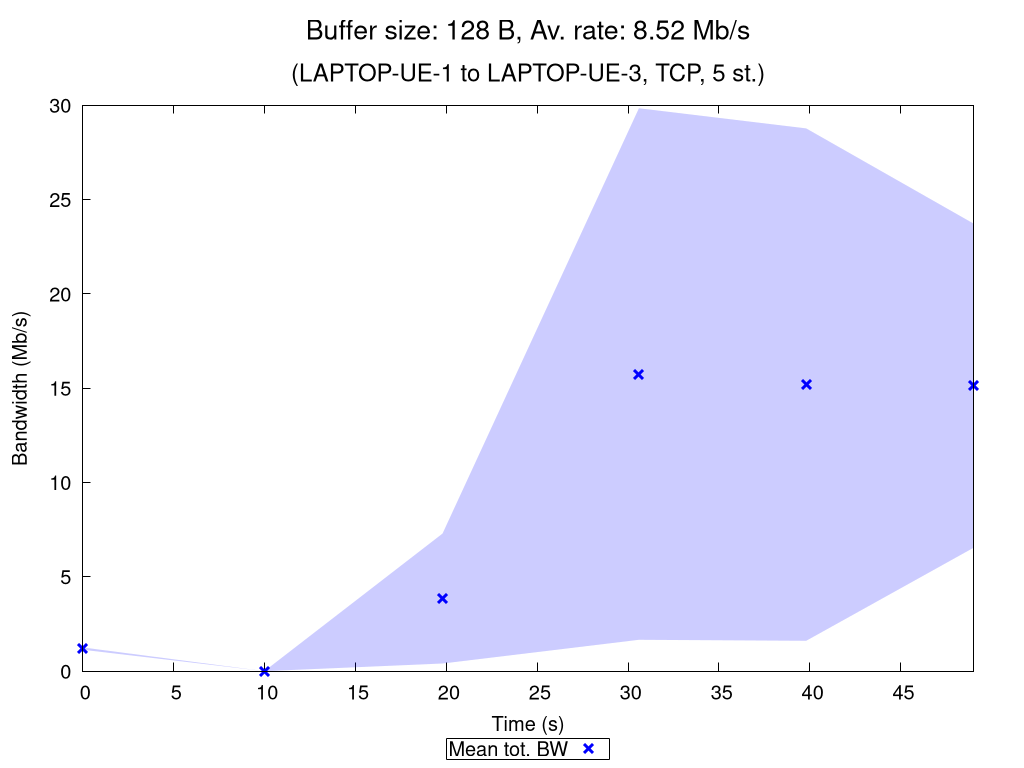

Recreate this plot in gnuplot.
set terminal pngcairo nocrop enhanced size 1024,768 font "Verdana,15"
set output "TCP_5_st_2020_10_06_16-04-51_one2two_00128B.png"

set title "{/=20 Buffer size: 128 B, Av. rate: 8.52 Mb/s}\n\n{/=18 (LAPTOP-UE-1 to LAPTOP-UE-3, TCP, 5 st.)}"

set xlabel "Time (s)"
set ylabel "Bandwidth (Mb/s)"
set ytics nomirror
set key bmargin center horizontal box samplen 1 width -1
set bmargin 4.6
set rmargin 4.5

rf = 1000000.0  # rate factor
set style fill transparent solid 0.2 noborder
set autoscale xfix
plot "TCP_5_st_2020_10_06_16-04-51_one2two_00128B_iperf_processed.dat" using 1:($2/rf-$3/rf):($2/rf+$3/rf) with filledcurves lc rgb "blue" notitle, \
     "" using 1:($2/rf) with points pt 2 ps 1.5 lw 3 lc rgb "blue" title "Mean tot. BW", \
